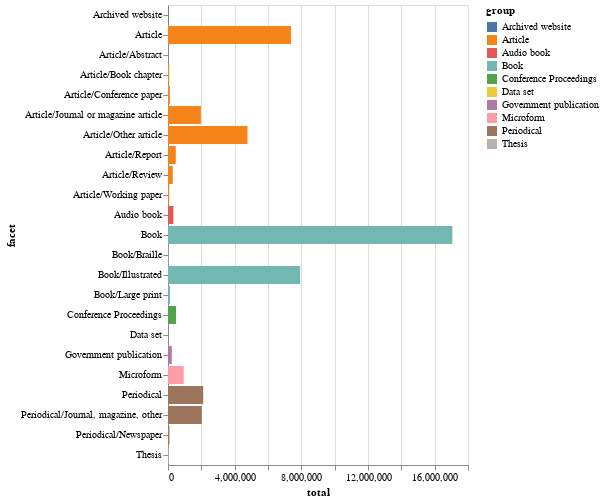

Notebook code cell kept with this figure:
### Code cell
# Create a bar chart
alt.Chart(facet_totals).mark_bar().encode(
    x="total:Q",
    y="facet:N",
    color="group:N",
    tooltip=["facet:N", alt.Tooltip("total:Q", format=",")],
)

### Figure 1 — Vega-Lite specification as saved in the notebook (floating-point values rounded to 4 significant figures)
{"config": {"view": {"continuousWidth": 300, "continuousHeight": 300}}, "data": {"name": "data-4b1a65bf6168b91b8d3b64119ae14124"}, "mark": {"type": "bar"}, "encoding": {"color": {"field": "group", "type": "nominal"}, "tooltip": [{"field": "facet", "type": "nominal"}, {"field": "total", "format": ",", "type": "quantitative"}], "x": {"field": "total", "type": "quantitative"}, "y": {"field": "facet", "type": "nominal"}}, "$schema": "https://vega.github.io/schema/vega-lite/v5.16.3.json", "datasets": {"data-4b1a65bf6168b91b8d3b64119ae14124": [{"facet": "Book", "total": 17061706, "group": "Book"}, {"facet": "Book/Braille", "total": 36613, "group": "Book"}, {"facet": "Book/Illustrated", "total": 7922202, "group": "Book"}, {"facet": "Book/Large print", "total": 119801, "group": "Book"}, {"facet": "Article", "total": 7377170, "group": "Article"}, {"facet": "Article/Abstract", "total": 99, "group": "Article"}, {"facet": "Article/Book chapter", "total": 67276, "group": "Article"}, {"facet": "Article/Conference paper", "total": 112605, "group": "Article"}, {"facet": "Article/Journal or magazine article", "total": 1971332, "group": "Article"}, {"facet": "Article/Other article", "total": 4770227, "group": "Article"}, {"facet": "Article/Report", "total": 466581, "group": "Article"}, {"facet": "Article/Review", "total": 285937, "group": "Article"}, {"facet": "Article/Working paper", "total": 73468, "group": "Article"}, {"facet": "Periodical", "total": 2113846, "group": "Periodical"}, {"facet": "Periodical/Journal, magazine, other", "total": 2028483, "group": "Periodical"}, {"facet": "Periodical/Newspaper", "total": 87122, "group": "Periodical"}, {"facet": "Microform", "total": 946703, "group": "Microform"}, {"facet": "Conference Proceedings", "total": 483440, "group": "Conference Proceedings"}, {"facet": "Audio book", "total": 321559, "group": "Audio book"}, {"facet": "Government publication", "total": 226184, "group": "Government publication"}, {"facet": "Thesis", "total": 38121, "group": "Thesis"}, {"facet": "Archived website", "total": 33660, "group": "Archived website"}, {"facet": "Data set", "total": 27, "group": "Data set"}]}}
